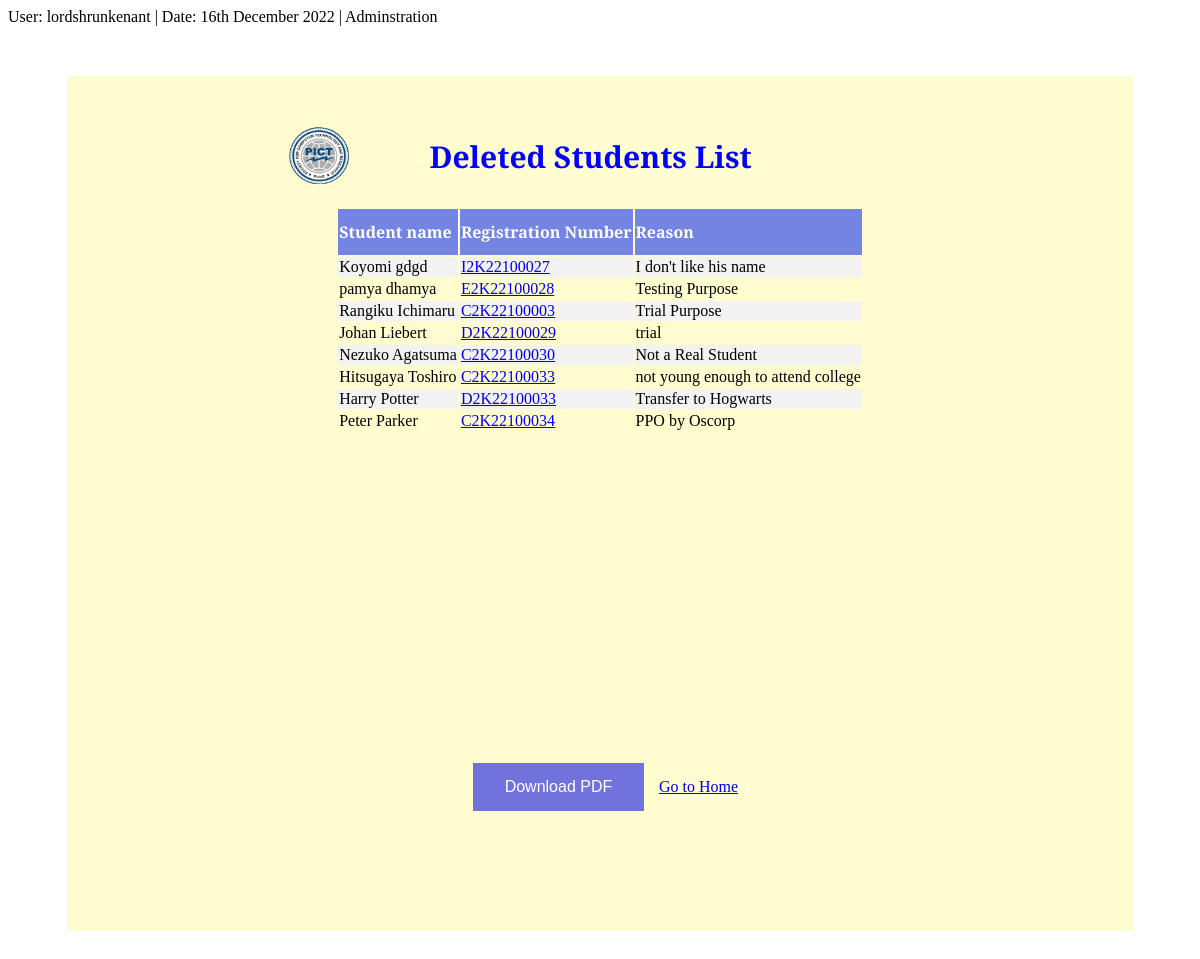
The page /basicform/showdelstudents/ (signed in) on the database as committed earlier.
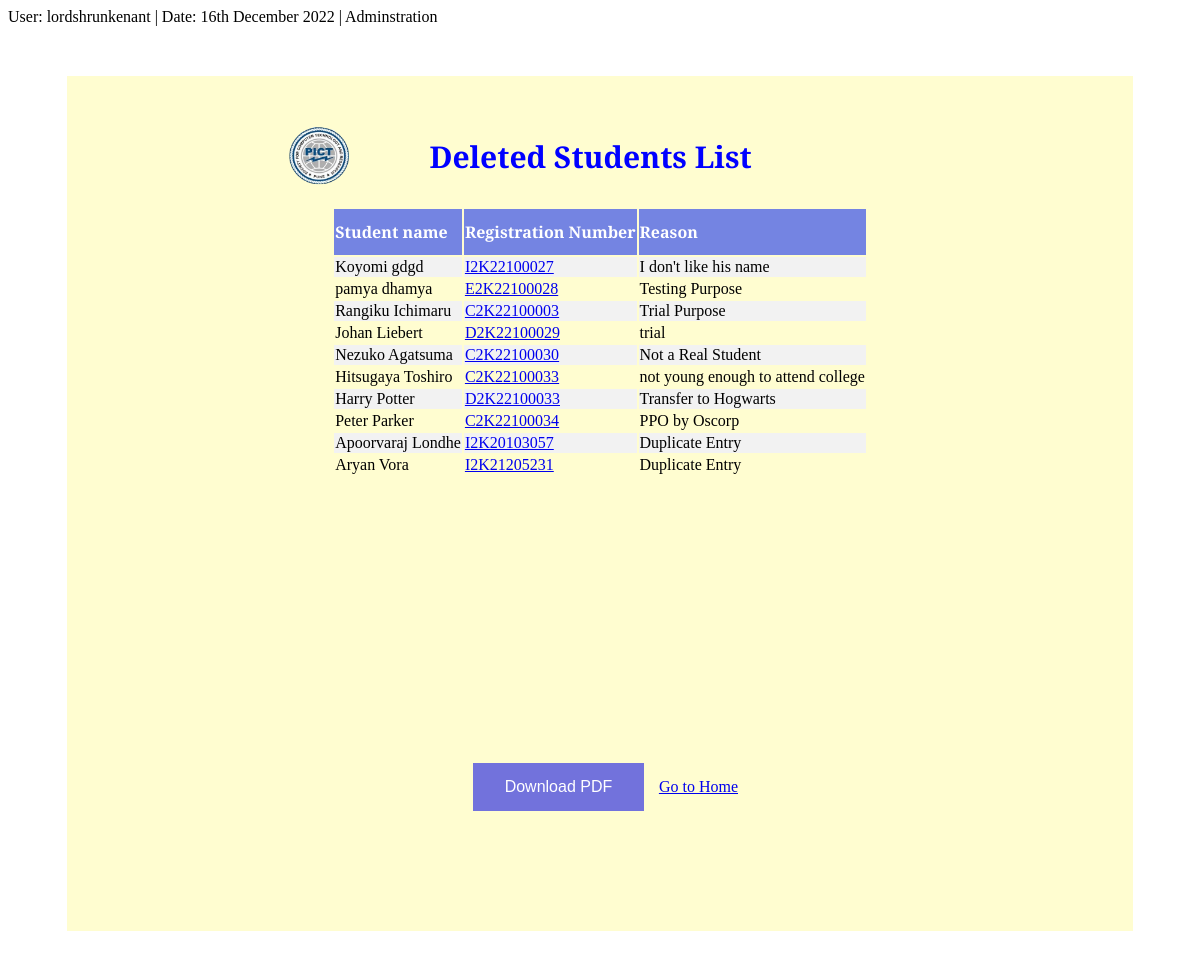
The same page on the database as committed later.
### basicform/models.py (models this page shows, shortened)
class DeletedStudent(models.Model):
    gender_list=[('M','male'),('F','female'),('O','other')]
    cap_choice_list=[(0,0),(1,1),(2,2),(3,3)]
    quota_list=[('CAP','CAP'),('institute','insti. lvl'),('pio','pio,J&K,J&kSSS'),('NEUT','NEUT'),('OCI','OCI'),('FN','FN'),('CIWC','CIWC'),('TFWS','TFWS'),('EWS','EWS'),('DEF','DEF')]
    state_list=[('MS','MS'),('OMS','OMS')]
    area_list=[('rural','rural'),('urban','urban')]
    board_list=[('MH','maharashtra'),('CBSE','CBSE'),('ICSE','ICSE'),('Other','Other')]
    branch_list=[('Computer','Computer'),('Data Science','Data Science'),('IT','IT'),('ENTC','ENTC')]
    yesno_list=[('Yes','Yes'),('No','No')]
    category_list=[('SC','SC'),('ST','ST'),('OBC','OBC'),('general','general'),('VJNT','VJNT')]
    reg_no=models.CharField(max_length=20,default='NULL',primary_key=True)
    reason=models.CharField(max_length=200,default='NULL')
    first_name=models.CharField(max_length=200,default='o')
    middle_name=models.CharField(max_length=200,default='o')
    last_name=models.CharField(max_length=200,default='o')
    age=models.IntegerField(default=1)
    father_first_name=models.CharField(max_length=200,default='o')
    mother_first_name=models.CharField(max_length=200,default='o')
    father_email=models.EmailField(max_length=200,default='xyz@gmail.com')
    mother_email=models.EmailField(max_length=200,default='xyz@gmail.com')
    father_middle_name=models.CharField(blank=True, max_length=20)
    father_last_name=models.CharField(blank=True, max_length=20)
    mother_middle_name=models.CharField(blank=True, max_length=20)
    mother_last_name=models.CharField(blank=True, max_length=20)
    date_of_birth=models.CharField(max_length=100)
    place_of_birth=models.CharField(max_length=30,default='o')
    mobile_number=models.BigIntegerField(default=1)
    Student_mobile=models.BigIntegerField(default=1)
    Tele_phone=models.BigIntegerField(default=1)
    Blood_group=models.CharField(max_length=3,default='o')
    permanent_address=models.CharField(max_length=200,default='urban')
    District=models.CharField(max_length=30,default='o')
    pin_code=models.IntegerField(default = 1)
    state=models.CharField(max_length=30,choices=state_list,default='MS')
    country=models.CharField(max_length=20,default='o')
    local_address=models.CharField(max_length=200,default='o')
    area=models.CharField(max_length=20,choices=area_list,default='o')
    gender=models.CharField(max_length=10,choices=gender_list,default='M')
    nationality=models.CharField(max_length=20,default='o')
    domicile=models.CharField(max_length=20,default='o')
    caste=models.CharField(max_length=20, default='o')
    subcaste=models.CharField(max_length=20, default='o')
    Religion=models.CharField(max_length=20, default='o')
    HSC_board_marks=models.FloatField(default = 1)
    college_name=models.CharField(max_length=200, default='o')
    college_address=models.CharField(max_length=200, default='o')
    passing_year=models.CharField(max_length=100)
    Jee_main_percentile=models.FloatField(default = 1)
    Jee_adv_percentile=models.FloatField(default=1)
    MHTCET_percentile=models.FloatField(default = 1)
    category=models.CharField(max_length=20,choices=category_list, default='general')
    father_occupation=models.CharField(max_length=20,default='o')
    annual_income=models.IntegerField(default=1)
    academic_year=models.CharField(max_length=20,default='2021-22')
    cap_round=models.IntegerField(choices=cap_choice_list,default=0)
    quota=models.CharField(max_length=20,choices=quota_list,default='institute')
    branch=models.CharField(max_length=20,default='Computer')
    aadhar_no=models.IntegerField(default=55555)
    father_mobile=models.IntegerField( default=1)
    mother_mobile=models.IntegerField( default=1)
    email=models.EmailField(default='xyz@gmail.com')
    HSC_board=models.CharField(max_length=10,choices=board_list,default='MH')
    SSC_board=models.CharField(max_length=10,choices=board_list,default='MH')
    HSC_pcm=models.IntegerField(default=1)
    seat_type=models.CharField(max_length=100,default='o')
    first_attempt=models.CharField(max_length=3,choices=yesno_list,default='yes')
    other_info= models.CharField(blank=True,max_length=100)
    marksheet_name=models.CharField(blank=True,max_length=100)
    class_name=models.ForeignKey('Clss',null=True,on_delete=models.SET_NULL,default=None)
    division=models.ForeignKey('Division',null=True,on_delete=models.SET_NULL,default=None)

### basicform/views.py (the view)
# urls.py: path('showdelstudents/',DisplayDeleted.as_view(),name='delstudentlist'),
class DisplayDeleted(ListView):
    model=DeletedStudent

### basicform/templatetags/customtags.py (called while the page is built)
@register.filter(name='has_group')
def has_group(user, group_name):
    return user.groups.filter(name=group_name).exists()

### basicform/templates/basicform/deletedstudent_list.html (shortened to what this page needs)
{%load static%}
{%load customtags%}
{%if request.user.is_authenticated and request.user|has_group:"Administrator" %}
<link rel='stylesheet' href="{% static 'Base.css' %}">
<div class="name">User: {{user.get_username}} | Date: {% now "jS F Y" %} | {%if user|has_group:"Administrator"%}Adminstration{%elif user|has_group:"Data Entry"%}Data Entry{%endif%}</div>
<div class="home">
<span id="tablee">
  <div class="heading">
    <h3>Deleted Students List</h3>
    <img src="{% static 'PICT-Logo.png' %}">
  </div>
  <div class="tab">
        <table >
            <tr><th>Student name</th><th>Registration Number</th><th>Reason</th></tr>
        {% for student in object_list %}
            <tr>
                <td>{{student.first_name}} {{student.last_name}}</td>
                <td><a href="/basicform/showdelstudents" onclick="location.href=this.href+'/{{student.reg_no}}';return false;">{{student.reg_no}}</a></td>
                <td>{{student.reason}}</td>
            </tr>
        {% endfor %}
    </table>
  </div>
</span>
  <button onclick="demoFromHTML()">Download PDF</button>
  <a href="{%url 'index' %}">Go to Home</a>
</div>
{%else%}
<h2>Administrative permission needed</h2>
<a href="{%url 'login'%}">Login</a>
{%endif%}

Rows that differ between the two databases and show on the page:
added DeletedStudent: first_name "Apoorvaraj", last_name "Londhe", reg_no "I2K20103057", reason "Duplicate Entry"
added DeletedStudent: first_name "Aryan", last_name "Vora", reg_no "I2K21205231", reason "Duplicate Entry"
